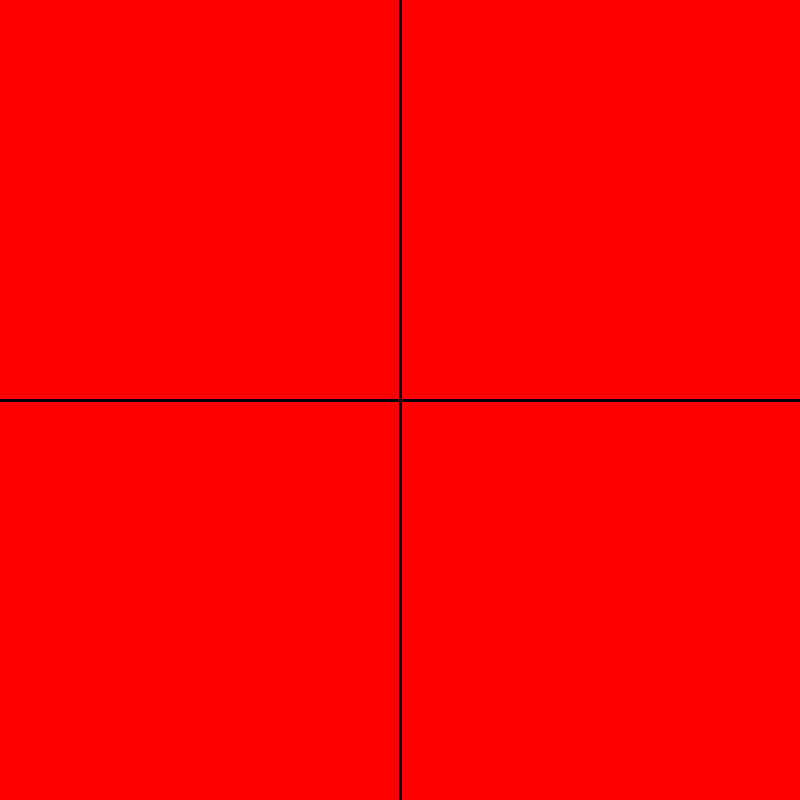
Frame 1 (no input)
Frame 60 (the mouse pressed at the canvas centre just before this capture): identical to frame 1, image omitted
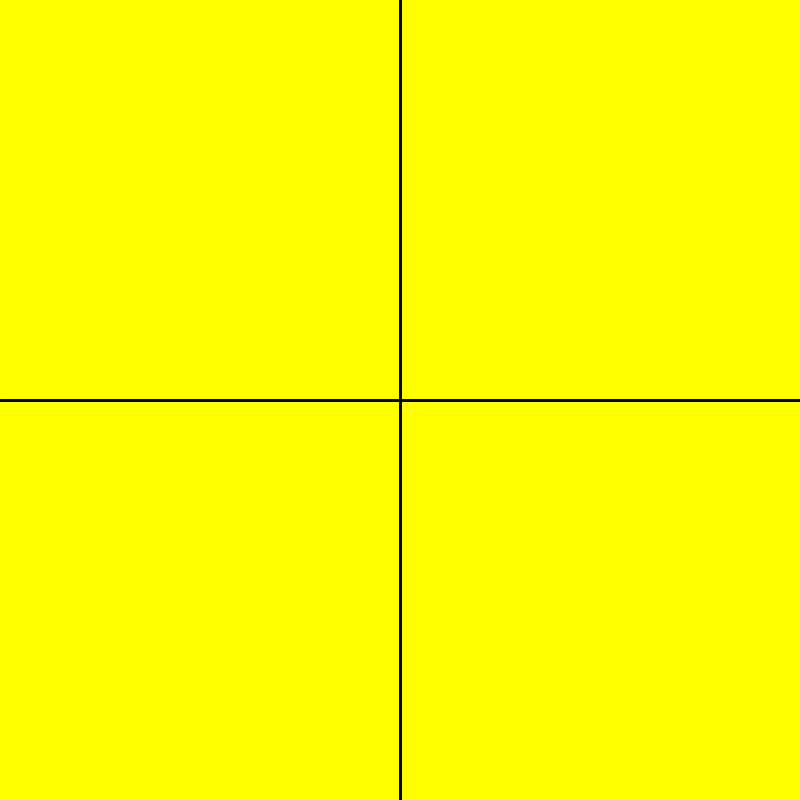
Frame 120 (the mouse held since frame 60 and released just before this capture)

The Processing sketch that drew these frames (run headless with seeded random() and noise(); from frame 60 on, the mouse is pressed at the canvas centre):

// Processing sketch: colorsQuadrants
// ── colorsQuadrants.pde
void setup(){
   size(800, 800); 
}

void draw(){
  
  color c = color(0);
  
  if(mouseX < width/2 && mouseY<height/2){
    c = color(255, 0, 0);
  }
  else if(mouseX > width/2 && mouseY<height/2){
    c = color(0, 255, 0);
  }
  else if(mouseX < width/2 && mouseY>height/2){
    c = color(0, 0, 255);
  }
  else {
    c = color(255, 255, 0);
  }
  background(c);
  strokeWeight(3);
  line(width/2, 0, width/2, height);
  line(0, height/2, width, height/2);
}
